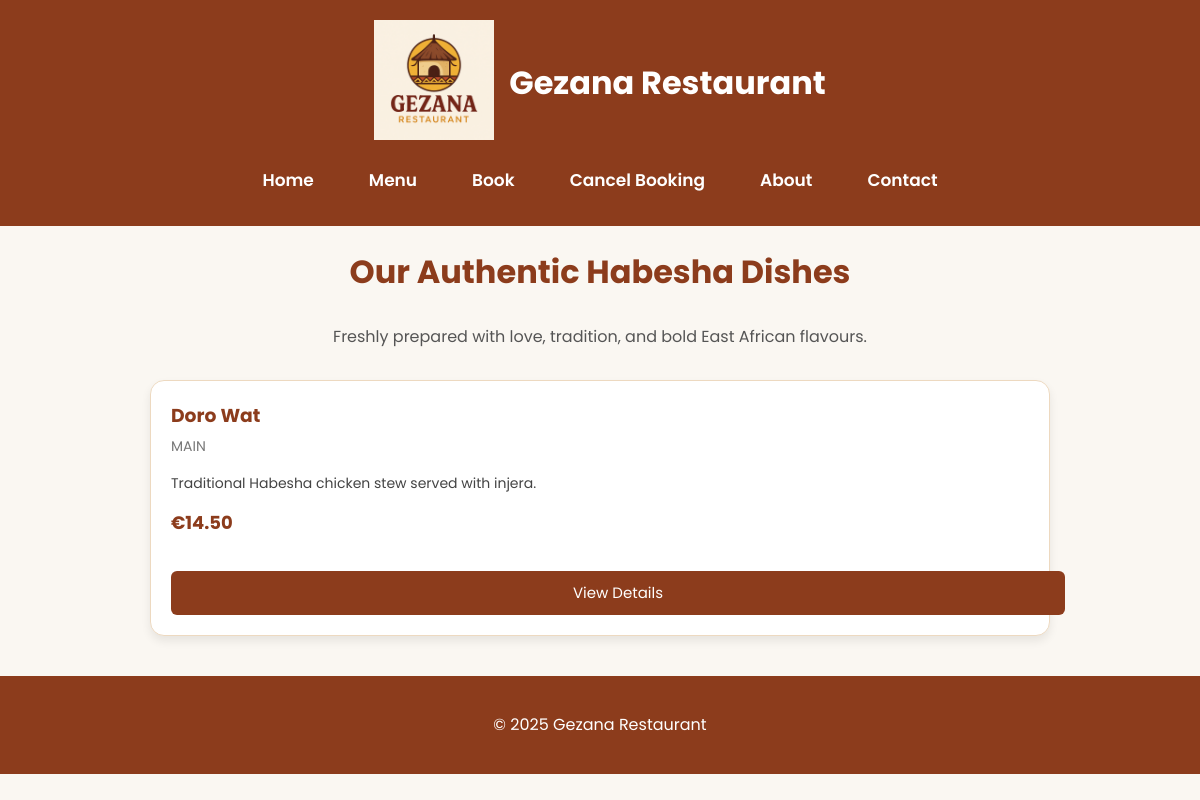
/menu/, run on an earlier commit of the app's database.
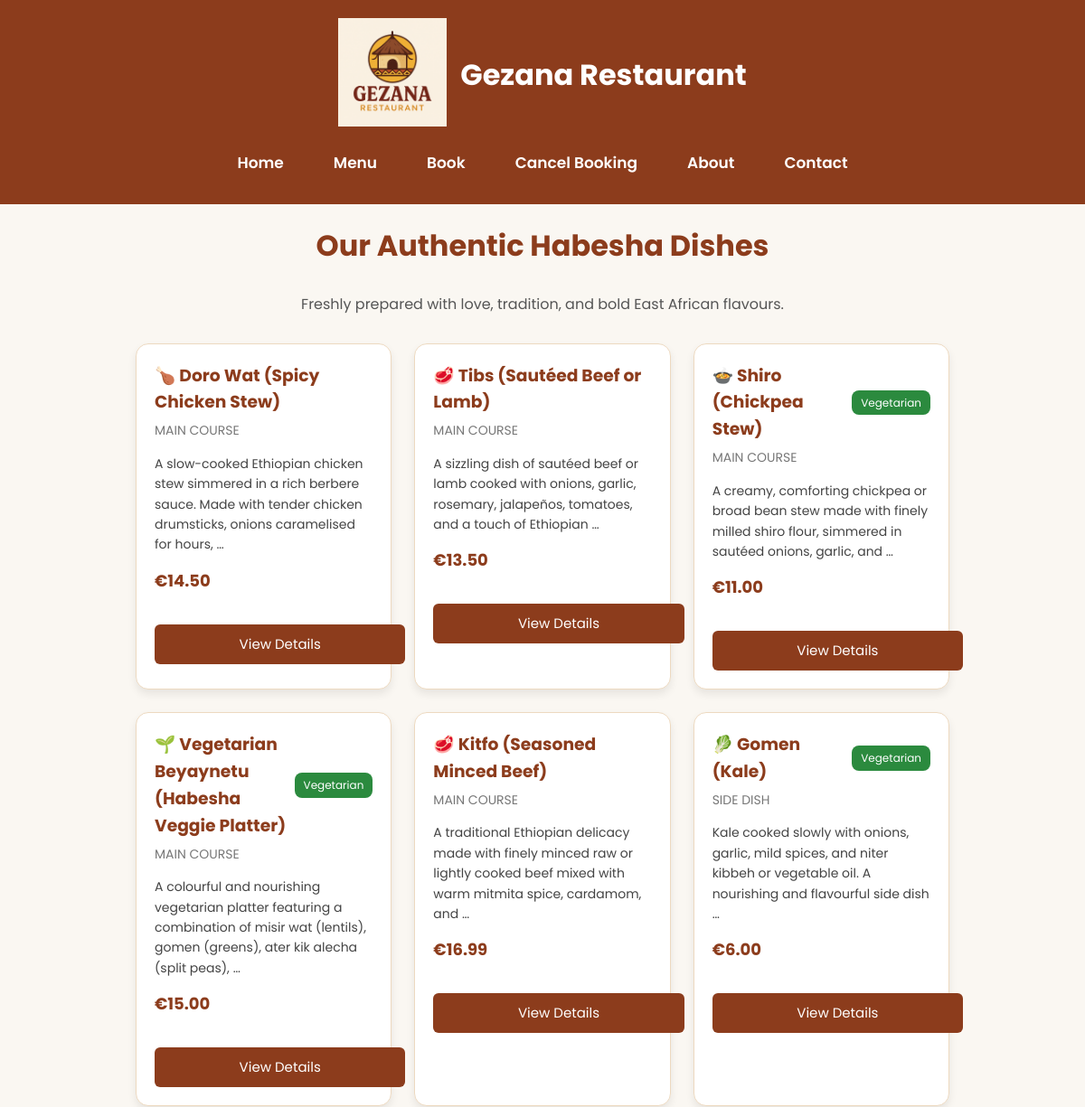
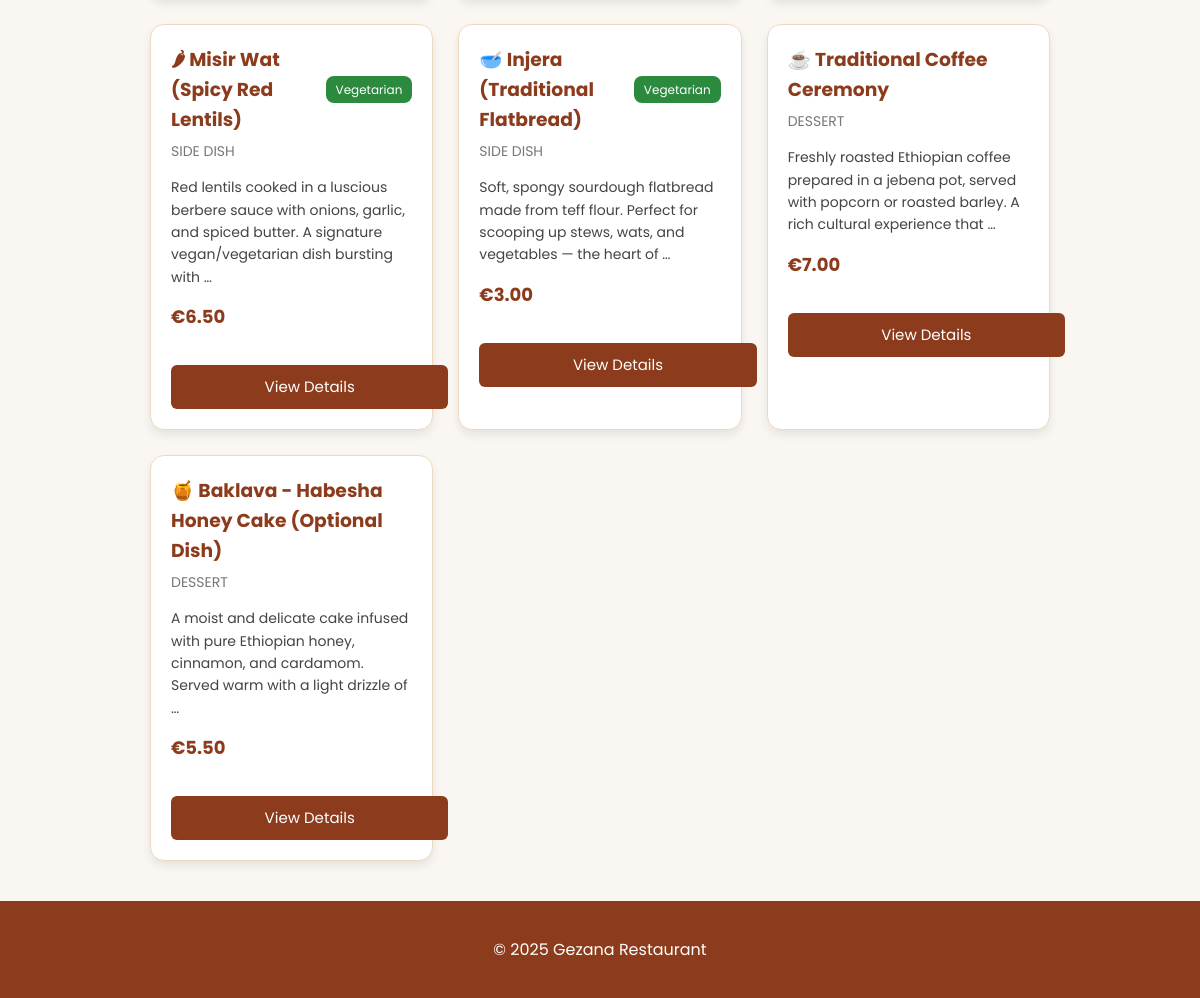
And on a later commit of the database (2 pictures, top to bottom).
### gezana_app/models.py (models this page shows, shortened)
class MenuItem(models.Model):
    CATEGORY_CHOICES = [
        ("starter", "Starter"),
        ("main", "Main Course"),
        ("side", "Side Dish"),
        ("dessert", "Dessert"),
        ("drink", "Drink"),
    ]
    name = models.CharField(max_length=100)
    description = models.TextField()
    ingredients = models.TextField(default="Ingredients not provided.", help_text="List the ingredients for this dish")
    category = models.CharField(max_length=20, choices=CATEGORY_CHOICES)
    price = models.DecimalField(max_digits=6, decimal_places=2)
    is_vegetarian = models.BooleanField(default=False)
    is_popular = models.BooleanField(default=False)
    is_new = models.BooleanField(default=False)
    is_chef_choice = models.BooleanField(default=False)
    image = models.ImageField(upload_to="menu_images/", blank=True, null=True)

### gezana_app/views.py (the view)
# urls.py: path("menu/", views.menu_list, name="menu_list"),
def menu_list(request):
    items = MenuItem.objects.all()
    return render(request, "gezana_app/menu_list.html", {"items": items})

### gezana_app/templates/gezana_app/menu_list.html (shortened to what this page needs)
{% extends "gezana_app/base.html" %}
{% block content %}
<h2 class="menu-title">Our Authentic Habesha Dishes</h2>
<p class="menu-subtitle">Freshly prepared with love, tradition, and bold East African flavours.</p>
<div class="menu-grid">
    {% for item in items %}
    <div class="menu-card fade-in">
        <div class="menu-card-header">
            <h3>{{ item.name }}</h3>
            {% if item.is_vegetarian %}
                <span class="veg-tag">Vegetarian</span>
            {% endif %}
        </div>
        <p class="category">{{ item.get_category_display }}</p>
        <p class="description">
            {{ item.description|truncatewords:20 }}
        </p>
        <p class="price">€{{ item.price }}</p>
        <a href="{% url 'gezana_app:menu_detail' item.pk %}" class="button view-btn">
            View Details
        </a>
    </div>
    {% endfor %}
</div>
{% endblock %}

### gezana_app/templates/gezana_app/base.html (shortened to what this page needs)
<!DOCTYPE html>
<html lang="en">
  <head>
    {% load static %}
    <link rel="stylesheet" href="https://cdnjs.cloudflare.com/ajax/libs/font-awesome/6.5.0/css/all.min.css">
    <link rel="stylesheet" href="{% static 'css/style.css' %}" />
  </head>
  <body>
    <header>
    <div class="header-container">
        <img src="{% static 'images/gezana_logo.png' %}" alt="Gezana Logo" class="logo">
        <h1>Gezana Restaurant</h1>
    </div>
    <nav class="navbar">
    <ul>
        <li><a href="{% url 'gezana_app:home' %}">Home</a></li>
        <li><a href="{% url 'gezana_app:menu_list' %}">Menu</a></li>
        <li><a href="{% url 'gezana_app:make_booking' %}">Book</a></li>
        <li><a href="{% url 'gezana_app:cancel_booking' %}">Cancel Booking</a></li>
        <li><a href="{% url 'gezana_app:about' %}">About</a></li>
        <li><a href="{% url 'gezana_app:contact' %}">Contact</a></li>
    </ul>
</nav>
</header>
    <main>
      {% block content %}{% endblock %}
    </main>
    <footer>
      <p>&copy; {% now "Y" %} Gezana Restaurant</p>
    </footer>
  </body>
</html>

### gezana_app/static/css/style.css (style rules this page uses)
body { font-family: "Poppins", sans-serif; margin: 0; padding: 0; background: #faf7f2; color: #333; line-height: 1.6; }
main { max-width: 900px; margin: 20px auto; padding: 0 20px; }
header { background-color: #8c3c1c; color: #fff; padding: 20px 0; text-align: center; }
nav { margin-top: 10px; }
nav a { color: #fff; text-decoration: none; margin: 0 15px; font-weight: 600; }
.header-container { display: flex; flex-direction: row; align-items: center; gap: 15px; justify-content: center; }
.logo { width: 120px; height: auto; margin-bottom: 5px; }
button, input[type="submit"], a.button { background-color: #8c3c1c; color: #fff; border: none; padding: 10px 18px; border-radius: 6px; font-size: 15px; cursor: pointer; transition: 0.2s ease-in-out; text-decoration: none; display: inline-block; }
.veg-tag { display: inline-block; background: #2b8a3e; color: #fff; font-size: 12px; padding: 3px 8px; border-radius: 6px; }
footer { text-align: center; padding: 20px; background-color: #8c3c1c; color: #fff; margin-top: 40px; }
.navbar { background-color: #8c3c1c; padding: 12px 0; margin-top: 10px; }
.navbar ul { display: flex; justify-content: center; gap: 25px; list-style: none; padding: 0; margin: 0; }
.navbar a { color: #fff; font-weight: 600; text-decoration: none; position: relative; padding-bottom: 4px; transition: 0.3s ease; font-size: 17px; }
.navbar a::after { content: ""; position: absolute; width: 0%; height: 2px; bottom: 0; left: 0; background-color: #ffd28a; transition: width 0.3s ease; }
.menu-grid { display: grid; grid-template-columns: repeat(auto-fit, minmax(250px, 1fr)); gap: 20px; margin-top: 20px; }
.menu-card { background: #fff; padding: 20px; border-radius: 12px; border: 1px solid #e0d7cc; box-shadow: 0 4px 8px rgba(0,0,0,0.05); position: relative; }
.menu-card h3 { margin: 0 0 10px; color: #8c3c1c; }
.menu-card .price { font-weight: bold; font-size: 18px; color: #8c3c1c; }
.menu-card .category { font-size: 14px; text-transform: uppercase; color: #777; margin-bottom: 5px; }
.menu-card .description { font-size: 14px; color: #444; margin-bottom: 15px; }
.menu-title { text-align: center; font-size: 32px; color: #8c3c1c; margin-top: 10px; }
.menu-subtitle { text-align: center; color: #555; margin-bottom: 30px; font-size: 16px; }
.menu-grid { display: grid; grid-template-columns: repeat(auto-fit, minmax(260px, 1fr)); gap: 25px; }
.menu-card { background: #fff; padding: 20px; border-radius: 14px; border: 1px solid #edd9c0; box-shadow: 0 5px 10px rgba(0,0,0,0.08); transition: transform 0.25s ease, box-shadow 0.25s ease; position: relative; }
.menu-card-header { display: flex; align-items: center; justify-content: space-between; }
.menu-card h3 { margin: 0; color: #8c3c1c; }
.veg-tag { background: #2b8a3e; color: #fff; padding: 4px 10px; font-size: 12px; border-radius: 8px; }
.category { font-size: 13px; text-transform: uppercase; color: #777; margin: 5px 0; }
.price { font-size: 20px; font-weight: bold; color: #8c3c1c; margin-top: 10px; }
.view-btn { margin-top: 15px; display: inline-block; width: 100%; text-align: center; }
.fade-in { opacity: 0; animation: fadeIn 0.8s forwards; }

What changed in the data, as far as the page shows it:
changed MenuItem: name "Doro Wat" → "🍗 Doro Wat (Spicy Chicken Stew)"; category "MAIN" → "MAIN COURSE"; description "Traditional Habesha chicken stew served with injera." → "A slow-cooked Ethiopian chicken stew simmered in a rich berbere sauce. Made with tender chicken drumsticks, onions caramelised for hours, …"
added MenuItem: name "🥩 Tibs (Sautéed Beef or Lamb)", category "MAIN COURSE", description "A sizzling dish of sautéed beef or lamb cooked with onions, garlic, rosemary, jalapeños, tomatoes, and a touch of Ethiopian …", price "13.50"
added MenuItem: name "🍲 Shiro (Chickpea Stew)", is_vegetarian "Vegetarian", category "MAIN COURSE", description "A creamy, comforting chickpea or broad bean stew made with finely milled shiro flour, simmered in sautéed onions, garlic, and …", price "11.00"
added MenuItem: name "🌱 Vegetarian Beyaynetu (Habesha Veggie Platter)", is_vegetarian "Vegetarian", category "MAIN COURSE", description "A colourful and nourishing vegetarian platter featuring a combination of misir wat (lentils), gomen (greens), ater kik alecha (split peas), …", price "15.00"
added MenuItem: name "🥩 Kitfo (Seasoned Minced Beef)", category "MAIN COURSE", description "A traditional Ethiopian delicacy made with finely minced raw or lightly cooked beef mixed with warm mitmita spice, cardamom, and …", price "16.99"
added MenuItem: name "🥬 Gomen (Kale)", is_vegetarian "Vegetarian", category "SIDE DISH", description "Kale cooked slowly with onions, garlic, mild spices, and niter kibbeh or vegetable oil. A nourishing and flavourful side dish …", price "6.00"
added MenuItem: name "🌶 Misir Wat (Spicy Red Lentils)", is_vegetarian "Vegetarian", category "SIDE DISH", description "Red lentils cooked in a luscious berbere sauce with onions, garlic, and spiced butter. A signature vegan/vegetarian dish bursting with …", price "6.50"
added MenuItem: name "🥣 Injera (Traditional Flatbread)", is_vegetarian "Vegetarian", category "SIDE DISH", description "Soft, spongy sourdough flatbread made from teff flour. Perfect for scooping up stews, wats, and vegetables — the heart of …", price "3.00"
added MenuItem: name "☕ Traditional Coffee Ceremony", category "DESSERT", description "Freshly roasted Ethiopian coffee prepared in a jebena pot, served with popcorn or roasted barley. A rich cultural experience that …", price "7.00"
added MenuItem: name "🍯 Baklava - Habesha Honey Cake (Optional Dish)", category "DESSERT", description "A moist and delicate cake infused with pure Ethiopian honey, cinnamon, and cardamom. Served warm with a light drizzle of …", price "5.50"
